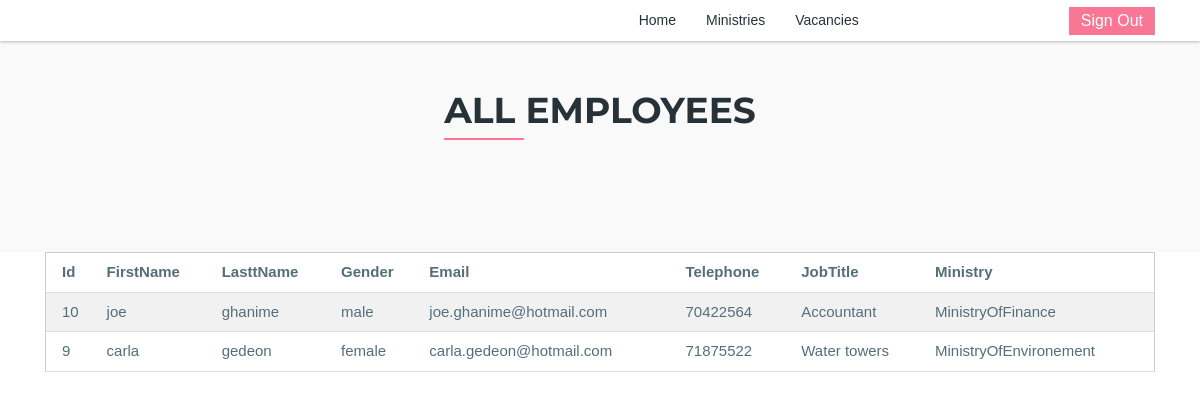
/PL/views/Employee1.php, run on the app's committed database.
### tables this page shows
CREATE TABLE `employee` (
  `id` int(100) NOT NULL,
  `firstname` varchar(50) NOT NULL,
  `lastname` varchar(50) NOT NULL,
  `gender` varchar(50) NOT NULL,
  `email` varchar(50) NOT NULL,
  `telephone` int(100) NOT NULL,
  `jobTitle` varchar(50) NOT NULL,
  `ministry` varchar(50) NOT NULL
);

### DAL/UserRepository.php (called while the page is built, shortened)
<?php
require_once '../../DTO/ProfileDTOResponse3.php';
function AllEmployees()
{
       $conn= OpenConn();
       $sql="Select * from employee;";
        $result=$conn->query($sql);
    $i=0;
    while($row= mysqli_fetch_array($result)){
        $profile=new ProfileDTOResponse3();
        $profile->setId($row["id"]);
        $profile->setFirstName($row["firstname"]);
        $profile->setLastName($row["lastname"]);
        $profile->setGender($row["gender"]);
        $profile->setEmail($row["email"]);
        $profile->setTelephone($row["telephone"]);
        $profile->setJobTitle($row["jobTitle"]);
        $profile->setMinistry($row["ministry"]);
        $profiles[$i]=$profile;
        $i++;
    }
    return $profiles;
}

### BLL/UserManager.php (called while the page is built, shortened)
<?php
require_once '../../DAL/UserRepository.php';
function GetAllEmployees()
{
    return AllEmployees();
}

### DTO/ProfileDTOResponse3.php (called while the page is built)
<?php
class ProfileDTOResponse3 {
     private$id;
    private $firstname;
    private $lastname;
    private $gender;
    private $email;
    private $telephone;
    private $jobTitle;
    private $ministry;
    public function getId(){
        return $this->id;
    }
    public function getFirstName(){
        return $this->firstname;
    }
     public function getLastName(){
        return $this->lastname;
    }
    public function getGender(){
        return $this->gender;
    }
    public function getEmail(){
        return $this->email;
    }
        public function getTelephone(){
        return $this->telephone;
    }
    public function getJobTitle(){
        return $this->jobTitle;
    }
       public function getMinistry(){
        return $this->ministry;
    }
     public function setId ($id)
    {
        $this->id = $id;
    }
    public function setFirstName ($firstname)
    {
        $this->firstname = $firstname;
    }
    public function setLastName ($lastname)
    {
        $this->lastname = $lastname;
    }
    public function setGender ($gender)
    {
        $this->gender = $gender;
    }
    public function setEmail ($email)
    {
        $this->email = $email;
    }
    public function setTelephone ($telephone)
    {
        $this->telephone = $telephone;
    }
    public function setJobTitle ($jobTitle)
    {
        $this->jobTitle = $jobTitle;
    }
    public function setMinistry ($ministry)
    {
        $this->ministry = $ministry;
    }
}

### PL/views/Employee1.php (the view, shortened to what this page needs)
<!DOCTYPE html>
<html lang="en">
  <head>
    <link rel="stylesheet" href="css/bootstrap.min.css">
    <link rel="stylesheet" href="css/line-icons.css">
    <link rel="stylesheet" href="css/owl.carousel.css">
    <link rel="stylesheet" href="css/owl.theme.css">
    <link rel="stylesheet" href="css/nivo-lightbox.css">
    <link rel="stylesheet" href="css/magnific-popup.css">
    <link rel="stylesheet" href="css/animate.css">
    <link rel="stylesheet" href="css/color-switcher.css">
    <link rel="stylesheet" href="css/menu_sideslide.css">
    <link rel="stylesheet" href="css/main.css">
    <link rel="stylesheet" href="css/responsive.css">
    <link rel="stylesheet" href="css/w3.css">
  </head>
  <body>
    <header id="slider-area">
      <nav class="navbar navbar-expand-md fixed-top scrolling-navbar bg-white">
        <div class="container">
          <div class="collapse navbar-collapse" id="navbarCollapse">
            <ul class="navbar-nav mr-auto w-100 justify-content-end">
              <li class="nav-item">
                  <a class="nav-link page-scroll" href="index1.php">Home</a>
              </li>
              <li class="nav-item">
                  <a class="nav-link page-scroll" href="ministries1.php">Ministries</a>
              </li>
                            <li class="nav-item">
                  <a class="nav-link page-scroll" href="vacancies1.php">Vacancies</a>
              </li>
            </ul>
          </div>
            <a class="btn-common2 btn-effect wow fadeInUp" data-wow-delay="0.5s" href="logout.php">Sign Out</a>
        </div>
      </nav>
   <section class="call-action section">
    <div class="container">
        <div class="section-header" >
          <h2 class="section-title">All Employees</h2>
        </div>
      </div>
   </section>
       <div class="container">
           <table id="mytable" class="w3-table-all">
               <?php
                require_once '../../BLL/UserManager.php';
                $profiles= GetAllEmployees();
            if($profiles==null)
            {
                echo "No result found";
            }
            else
            {
                echo
                    "<tr>"
                        ."<th>"."Id"."</th>"
                        ."<th>"."FirstName"."</th>"
                        ."<th>"."LasttName"."</th>"
                        ."<th>"."Gender"."</th>"
                        ."<th>"."Email"."</th>"
                        ."<th>"."Telephone"."</th>"
                        ."<th>"."JobTitle"."</th>"
                        ."<th>"."Ministry"."</th>"
                    ."</tr>";
                 for($i=0;$i<count($profiles);$i++)
                 {
                    echo
                        "<tr>"
                            ."<td>".$profiles[$i]->getId()."</td>"
                            ."<td>".$profiles[$i]->getFirstName()."</td>"
                            ."<td>".$profiles[$i]->getLastName()."</td>"
                            ."<td>".$profiles[$i]->getGender()."</td>"
                            ."<td>".$profiles[$i]->getEmail()."</td>"
                            ."<td>".$profiles[$i]->getTelephone()."</td>"
                            ."<td>".$profiles[$i]->getJobTitle()."</td>"
                            ."<td>".$profiles[$i]->getMinistry()."</td>"
                        ."</tr>";
                }
             }
            ?>
           </table>
       </div>
           </header>
  </body>
</html>

### PL/views/css/main.css (style rules this page uses)
body { font-family: 'Open Sans', sans-serif; color: #546E7A; font-size: 14px; font-weight: 400; background: #fff; overflow-x: hidden; }
html { overflow-x: hidden; }
a { color: #F97794; -webkit-transition: all 0.3s ease-in-out; -moz-transition: all 0.3s ease-in-out; -o-transition: all 0.3s ease-in-out; transition: all 0.3s ease-in-out; }
h1, h2, h3, h4, h5 { font-family: 'Montserrat', sans-serif; font-size: 40px; font-weight: 700; color: #263238; }
ul { margin: 0; padding: 0; }
ul li { list-style: none; }
.section { padding: 80px 0; }
.section-header { color: #fff; margin-bottom: 40px; text-align: center; position: relative; }
.section-header .section-title { font-size: 36px; margin-bottom: 20px; text-transform: uppercase; font-family: 'Montserrat', sans-serif; font-weight: 700; color: #263238; position: relative; }
.section-header .section-title:before { content: ''; position: absolute; bottom: -8px; width: 80px; height: 2px; background: #F97794; -webkit-transition: 0.3s; -moz-transition: 0.3s; transition: 0.3s; }
.btn-common2 { font-size: 16px; color: #fff; background-color: #F97794; position: relative; z-index: 1; padding: 2px 12px; margin-left: 210px; }
.btn-effect { overflow: hidden; }
.btn-effect:after { content: ''; position: absolute; width: 0; height: 100%; z-index: 1; left: 0; top: 0; background: rgba(0, 0, 0, 0.1); -webkit-transition: all 0.3s ease; -moz-transition: all 0.3s ease; transition: all 0.3s ease; }
.bg-white { background-color: #fff !important; box-shadow: 0 1px 3px 0 rgba(0, 0, 0, 0.16), 0 1px 3px 0 rgba(0, 0, 0, 0.12); z-index: 999; padding: 5px; }
.bg-white .navbar-nav .nav-link { color: #263238 !important; }
.navbar-expand-md .navbar-nav .nav-link { color: #fff; font-size: 14px; padding: 5px 0px; margin-left: 30px; position: relative; }
.navbar-expand-md .navbar-nav .nav-link:before { content: ''; position: absolute; bottom: 0; left: 0; width: 0; height: 2px; background: #F97794; -webkit-transition: 0.3s; -moz-transition: 0.3s; transition: 0.3s; }
.call-action { background: #f9f9f9; }
#slider-area { margin-top: -1px; }

### PL/views/css/w3.css (style rules this page uses)
html { box-sizing:border-box }
*,*:before,*:after { box-sizing:inherit }
html { -ms-text-size-adjust:100%;-webkit-text-size-adjust:100% }
body { margin:0 }
article,aside,details,figcaption,figure,footer,header,main,menu,nav,section { display:block }
a { background-color:transparent }
html,body { font-family:Verdana,sans-serif;font-size:15px;line-height:1.5 }
html { overflow-x:hidden }
h2 { font-size:30px }
h1,h2,h3,h4,h5,h6 { font-family:"Segoe UI",Arial,sans-serif;font-weight:400;margin:10px 0 }
a { color:inherit }
.w3-table,.w3-table-all { border-collapse:collapse;border-spacing:0;width:100%;display:table }
.w3-table-all { border:1px solid #ccc }
.w3-bordered tr,.w3-table-all tr { border-bottom:1px solid #ddd }
.w3-table-all tr:nth-child(odd) { background-color:#fff }
.w3-table-all tr:nth-child(even) { background-color:#f1f1f1 }
.w3-table td,.w3-table th,.w3-table-all td,.w3-table-all th { padding:8px 8px;display:table-cell;text-align:left;vertical-align:top }
.w3-table th:first-child,.w3-table td:first-child,.w3-table-all th:first-child,.w3-table-all td:first-child { padding-left:16px }

### data on the page
employee: id "10", firstname "joe", lastname "ghanime", gender "male", email "joe.ghanime@hotmail.com", telephone "70422564", jobTitle "Accountant", ministry "MinistryOfFinance"
employee: id "9", firstname "carla", lastname "gedeon", gender "female", email "carla.gedeon@hotmail.com", telephone "71875522", jobTitle "Water towers", ministry "MinistryOfEnvironement"
